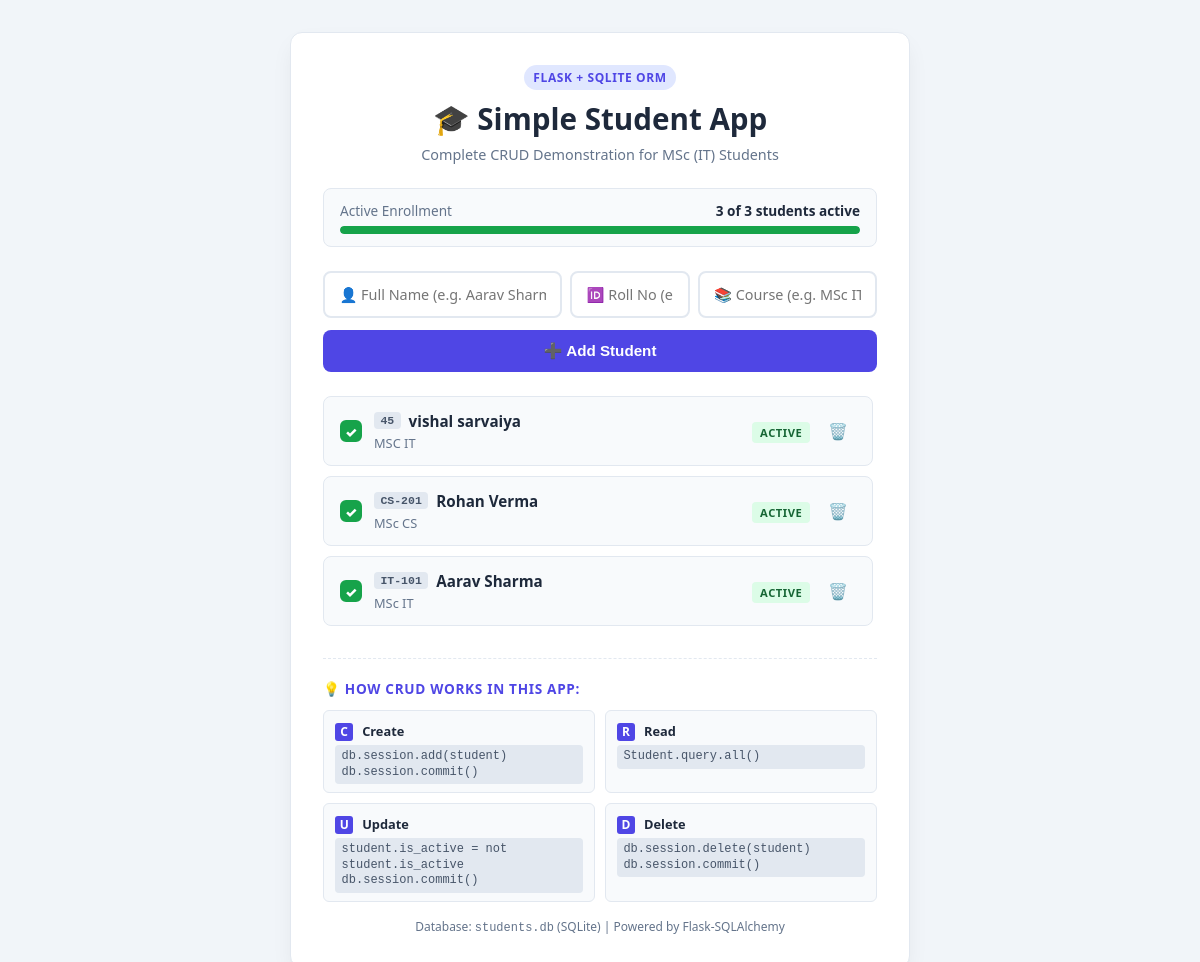
The page / on the database its author committed.
### app.py (models this page shows, shortened)
class Student(db.Model):
    __tablename__ = 'students'
    id = db.Column(db.Integer, primary_key=True)         # Unique ID (1, 2, 3...)
    name = db.Column(db.String(100), nullable=False)     # Student Name
    roll_no = db.Column(db.String(50), nullable=False)   # Roll Number (e.g. IT-101)
    course = db.Column(db.String(100), nullable=False)   # Course (e.g. MSc IT)
    is_active = db.Column(db.Boolean, default=True)      # True = Active, False = Inactive

### app.py (the view)
@app.route('/')
def index():
    students = Student.query.order_by(Student.id.desc()).all()
    total = len(students)
    active_count = sum(1 for s in students if s.is_active)
    return render_template('index.html', students=students, total=total, active_count=active_count)

### templates/index.html (shortened to what this page needs)
<!DOCTYPE html>
<html lang="en">
<head>
    <link rel="stylesheet" href="{{ url_for('static', filename='style.css') }}">
</head>
<body>
    <div class="app-card">
        <header class="app-header">
            <span class="header-badge">Flask + SQLite ORM</span>
            <h1>🎓 Simple Student App</h1>
            <p class="subtitle">Complete CRUD Demonstration for MSc (IT) Students</p>
        </header>
        <div class="summary-container">
            <div class="summary-info">
                <span>Active Enrollment</span>
                <strong>{{ active_count }} of {{ total }} students active</strong>
            </div>
            <div class="progress-track">
                <div class="progress-fill" style="width: {{ (active_count / total * 100) if total > 0 else 0 }}%;"></div>
            </div>
        </div>
        <form action="{{ url_for('add_student') }}" method="POST" class="student-form">
            <div class="form-inputs">
                <input
                    type="text"
                    name="name"
                    placeholder="👤 Full Name (e.g. Aarav Sharma)"
                    required
                    autofocus
                    class="form-input"
                >
                <input
                    type="text"
                    name="roll_no"
                    placeholder="🆔 Roll No (e.g. IT-101)"
                    required
                    class="form-input"
                >
                <input
                    type="text"
                    name="course"
                    placeholder="📚 Course (e.g. MSc IT)"
                    required
                    class="form-input"
                >
            </div>
            <button type="submit" class="btn btn-add">➕ Add Student</button>
        </form>
        <div class="student-list">
            {% if students %}
                {% for student in students %}
                    <div class="student-item {% if not student.is_active %}is-inactive{% endif %}">
                        <div class="student-content">
                            <a href="{{ url_for('toggle_student', id=student.id) }}" class="toggle-btn" title="Click to toggle Active / Inactive">
                                {% if student.is_active %}
                                    <span class="check-icon checked">✓</span>
                                {% else %}
                                    <span class="check-icon unchecked"></span>
                                {% endif %}
                            </a>
                            <div class="student-details">
                                <div class="student-primary">
                                    <span class="roll-badge">{{ student.roll_no }}</span>
                                    <strong class="student-name">{{ student.name }}</strong>
                                </div>
                                <span class="student-course">{{ student.course }}</span>
                            </div>
                        </div>
                        <div class="student-actions">
                            <a href="{{ url_for('toggle_student', id=student.id) }}" class="status-badge-link" title="Click to toggle">
                                <span class="status-badge {% if student.is_active %}status-active{% else %}status-inactive{% endif %}">
                                    {{ "Active" if student.is_active else "Inactive" }}
                                </span>
                            </a>
                            <a href="{{ url_for('delete_student', id=student.id) }}" class="btn-delete" title="Delete student" onclick="return confirm('Delete {{ student.name }}?');">
                                🗑️
                            </a>
                        </div>
                    </div>
                {% endfor %}
            {% else %}
                <div class="empty-state">
                    <span class="empty-icon">🎓</span>
                    <h3>No students yet!</h3>
                    <p>Enter details above and click <strong>Add Student</strong> to test your database.</p>
                </div>
            {% endif %}
        </div>
        <footer class="app-footer">
            <h4>💡 How CRUD Works in this App:</h4>
            <div class="crud-grid">
                <div class="crud-item">
                    <span class="crud-letter">C</span>
                    <span class="crud-title">Create</span>
                    <code>db.session.add(student)<br>db.session.commit()</code>
                </div>
                <div class="crud-item">
                    <span class="crud-letter">R</span>
                    <span class="crud-title">Read</span>
                    <code>Student.query.all()</code>
                </div>
                <div class="crud-item">
                    <span class="crud-letter">U</span>
                    <span class="crud-title">Update</span>
                    <code>student.is_active = not student.is_active<br>db.session.commit()</code>
                </div>
                <div class="crud-item">
                    <span class="crud-letter">D</span>
                    <span class="crud-title">Delete</span>
                    <code>db.session.delete(student)<br>db.session.commit()</code>
                </div>
            </div>
            <p class="footer-note">Database: <code>students.db</code> (SQLite) | Powered by Flask-SQLAlchemy</p>
        </footer>
    </div>
</body>
</html>

### rows shown on the page
Student: roll_no "45", name "vishal sarvaiya", course "MSC IT", is_active "ACTIVE"
Student: roll_no "CS-201", name "Rohan Verma", course "MSc CS", is_active "ACTIVE"
Student: roll_no "IT-101", name "Aarav Sharma", course "MSc IT", is_active "ACTIVE"

### other values the page prints
{{ active_count }} "3"
{{ total }} "3"
